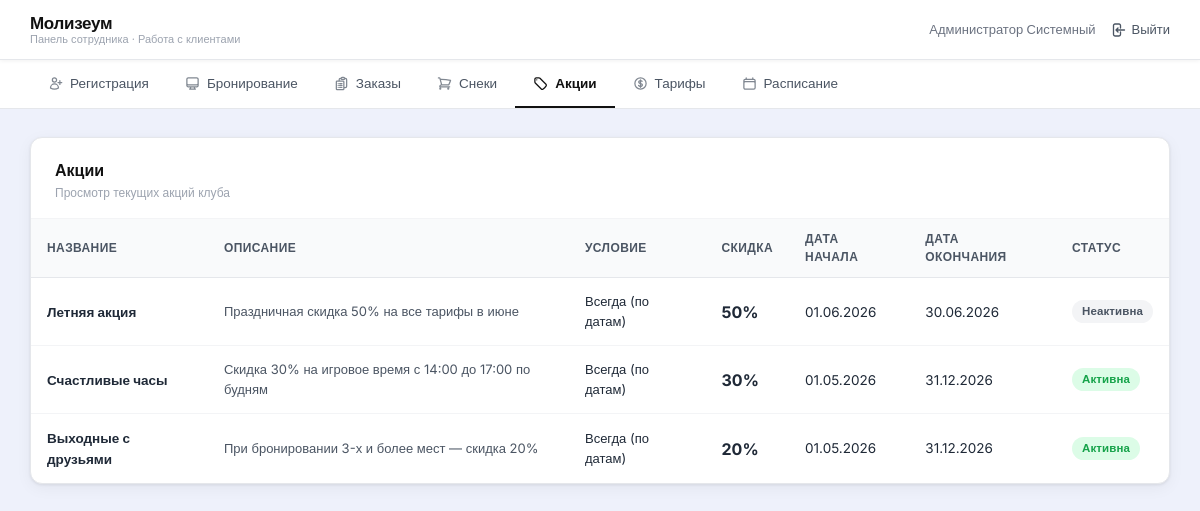
Page /employee/promotions.php (signed in) on the committed database.
### tables this page shows
CREATE TABLE IF NOT EXISTS `promotions` (
  `id`               INT AUTO_INCREMENT PRIMARY KEY,
  `name`             VARCHAR(80) NOT NULL,
  `description`      TEXT NOT NULL,
  `discount_percent` INT NOT NULL DEFAULT 0,
  `start_date`       DATE DEFAULT NULL,
  `end_date`         DATE DEFAULT NULL,
  `status`           ENUM('active','inactive') NOT NULL DEFAULT 'active'
);

### employee/promotions.php (the view, shortened to what this page needs)
<?php
require_once '../config.php';
$result = $conn->query("SELECT * FROM promotions ORDER BY status DESC, end_date ASC");
$condition_labels = [
    'always'      => 'Всегда (по датам)',
    'night'       => 'Ночное время (22:00–07:00)',
    'happy_hours' => 'Счастливые часы (14:00–17:00, пн–пт)',
    'weekend'     => 'Выходные (сб–вс)',
];
?>
<?php include 'header.php'; ?>
<div class="main-content">
    <div class="table-card">
        <div class="table-card-header">
            <div>
                <div class="table-card-title">Акции</div>
                <div class="table-card-desc">Просмотр текущих акций клуба</div>
            </div>
        </div>
        <table class="data-table">
            <thead>
                <tr>
                    <th>Название</th>
                    <th>Описание</th>
                    <th>Условие</th>
                    <th>Скидка</th>
                    <th>Дата начала</th>
                    <th>Дата окончания</th>
                    <th>Статус</th>
                </tr>
            </thead>
            <tbody>
            <?php
            while ($row = $result->fetch_assoc()):
                $sc  = $row['status'] === 'active' ? 'badge-green' : 'badge-gray';
                $st  = $row['status'] === 'active' ? 'Активна' : 'Неактивна';
                $cnd = $row['condition_type'] ?? 'always';
                $cnd_label = $condition_labels[$cnd] ?? $cnd;
            ?>
            <tr>
                <td><strong><?= htmlspecialchars($row['name']) ?></strong></td>
                <td style="font-size:13px;color:var(--gray-600)"><?= htmlspecialchars($row['description'] ?? '') ?></td>
                <td style="font-size:13px"><?= $cnd_label ?></td>
                <td><strong style="font-size:16px"><?= (int)$row['discount_percent'] ?>%</strong></td>
                <td><?= $row['start_date'] ? date('d.m.Y', strtotime($row['start_date'])) : '—' ?></td>
                <td><?= $row['end_date']   ? date('d.m.Y', strtotime($row['end_date']))   : 'Бессрочно' ?></td>
                <td><span class="badge <?= $sc ?>"><?= $st ?></span></td>
            </tr>
            <?php endwhile; ?>
            </tbody>
        </table>
    </div>
</div>
</body>
</html>

### css/style.css (style rules this page uses)
:root { --bg: #eef1fb; --white: #ffffff; --black: #111111; --gray-50: #f9fafb; --gray-100: #f3f4f6; --gray-200: #e5e7eb; --gray-400: #9ca3af; --gray-600: #4b5563; --gray-800: #1f2937; --red: #e11d48; --red-light: #fce7ef; --red-dark: #be123c; --green: #16a34a; --green-light: #dcfce7; --blue: #2563eb; --blue-light: #eff6ff; --yellow-light: #fef9c3; --yellow: #a16207; --shadow: 0 1px 3px rgba(0,0,0,.08), 0 4px 16px rgba(0,0,0,.05); --radius: 12px; --radius-sm: 8px; --radius-xs: 6px; }
* { box-sizing: border-box; margin: 0; padding: 0; }
body { font-family: 'Inter', sans-serif; background: var(--bg); color: var(--gray-800); min-height: 100vh; font-size: 14px; line-height: 1.5; }
.main-content { max-width: 1280px; margin: 0 auto; padding: 28px 30px; }
.table-card { background: var(--white); border-radius: var(--radius); border: 1px solid var(--gray-200); overflow: hidden; box-shadow: var(--shadow); }
.table-card-header { display: flex; justify-content: space-between; align-items: flex-start; padding: 20px 24px 16px; border-bottom: 1px solid var(--gray-100); }
.table-card-title { font-size: 16px; font-weight: 700; color: var(--black); }
.table-card-desc { font-size: 12px; color: var(--gray-400); margin-top: 2px; }
.data-table { width: 100%; border-collapse: collapse; font-size: 13.5px; }
.data-table thead th { text-align: left; padding: 11px 16px; color: var(--gray-600); font-size: 12px; font-weight: 600; text-transform: uppercase; letter-spacing: 0.4px; background: var(--gray-50); border-bottom: 1px solid var(--gray-200); }
.data-table tbody td { padding: 14px 16px; border-bottom: 1px solid var(--gray-100); color: var(--gray-800); vertical-align: middle; }
.data-table tbody tr:last-child td { border-bottom: none; }
.badge { display: inline-flex; align-items: center; padding: 3px 10px; border-radius: 20px; font-size: 11.5px; font-weight: 600; letter-spacing: 0.1px; }
.badge-green { background: var(--green-light); color: var(--green); }
.badge-gray { background: var(--gray-100); color: var(--gray-600); }

### rows in the picture
promotions: name "Летняя акция", description "Праздничная скидка 50% на все тарифы в июне", cnd_label "Всегда (по датам)", discount_percent "50", start_date "01.06.2026", end_date "30.06.2026", status "Неактивна"
promotions: name "Счастливые часы", description "Скидка 30% на игровое время с 14:00 до 17:00 по будням", cnd_label "Всегда (по датам)", discount_percent "30", start_date "01.05.2026", end_date "31.12.2026", status "Активна"
promotions: name "Выходные с друзьями", description "При бронировании 3-х и более мест — скидка 20%", cnd_label "Всегда (по датам)", discount_percent "20", start_date "01.05.2026", end_date "31.12.2026", status "Активна"

### other values in the picture
$name "Администратор Системный"
